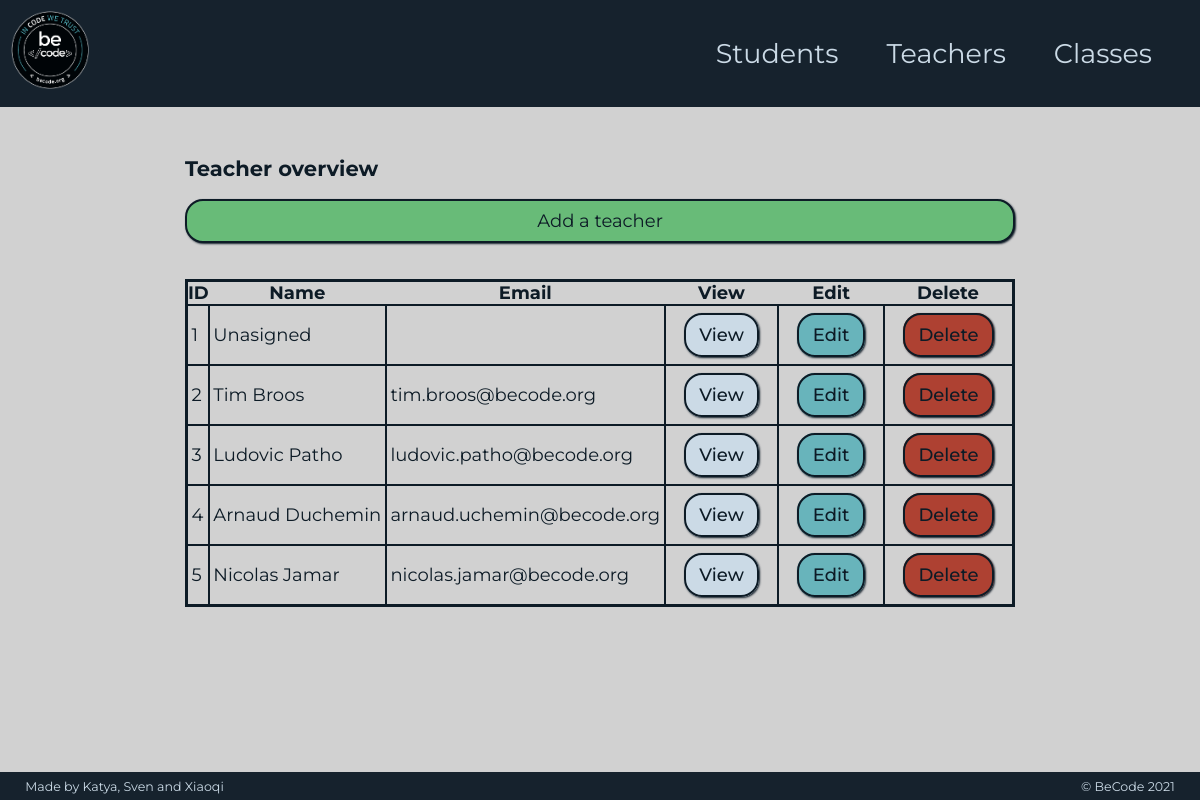
Page /index.php?page=teachers on the committed database.
### tables this page shows
CREATE TABLE Teacher (
     ID INT UNSIGNED AUTO_INCREMENT PRIMARY KEY,
     Name varchar(255) NOT NULL,
     Email varchar(255)
);

### Model/connection.php (called while the page is built, shortened)
<?php
class Connection extends PDO
{
    public function __construct(){
        $driverOptions = [
            PDO::MYSQL_ATTR_INIT_COMMAND => "SET NAMES 'utf8'",
            PDO::ATTR_ERRMODE => PDO::ERRMODE_EXCEPTION,
            PDO::ATTR_DEFAULT_FETCH_MODE => PDO::FETCH_ASSOC,
        ];
    }
}

### Model/teacherLoader.php (called while the page is built, shortened)
<?php
class TeacherLoader
{
    public static function getAllTeachers(PDO $PDO): array
    {
        $handler = $PDO->query('SELECT * FROM teacher');
        $allTeachers= $handler->fetchAll();
        $teachers = [];
        foreach ($allTeachers as $teacher){
            array_push($teachers, $teacher);
        }
        return $teachers;
    }
}

### View/teachersView.php (the view)
<?php require 'includes/header.php'?>
    <section id="teachers">
        <div id="showteachers">
            <h3>Teacher overview</h3>
            <div class="button-div">
                <a class="button-Link addBtn" href="index.php?page=addTeacher">Add a teacher</a>
            </div>
            <table>
                <tr>
                    <th>ID</th>
                    <th>Name</th>
                    <th>Email</th>
                    <th>View</th>
                    <th>Edit</th>
                    <th>Delete</th>
                </tr>
                <?php
                foreach ($teachers as $teacher){ ?>
                    <tr>
                        <td><?php echo $teacher["ID"]; ?></td>
                        <td><?php echo $teacher["Name"]; ?></td>
                        <td><?php echo $teacher["Email"]; ?></td>
                        <td class="button-cell">
                            <a class="button-Link viewBtn" href="index.php?page=viewTeacher&id=<?php echo $teacher["ID"]; ?>">View</a>
                        </td>
                        <td class="button-cell">
                            <a class="button-Link editBtn" href="index.php?page=editTeacher&id=<?php echo $teacher["ID"]; ?>">Edit</a>
                        </td>
                        <td class="button-cell">
                            <a class="button-Link deleteBtn" href="index.php?page=deleteTeacher&id=<?php echo $teacher["ID"]; ?>">Delete</a>
                        </td>
                    </tr>
                <?php } ?>
            </table>
        </div>
    </section>
<?php require 'includes/footer.php' ?>

### Style/style.css (style rules this page uses)
:root { --bg-color-dark: hsl(207,35%,13%); --bg-color-light: hsl(207, 0%, 82%); --text-color-dark: hsl(207, 50%, 10%); --text-color-light: hsl(207, 35%, 85%); --highlight1: hsl(7,55%,44%); --highlight2: hsl(185,38%,57%); --highlight3: hsl(132,38%,57%); }
* { padding: 0; margin: 0; box-sizing: border-box; }
a { color: inherit; text-decoration: none; }
body { background: var(--bg-color-light); color: var(--text-color-dark); font-family: 'Montserrat', sans-serif; font-size: 22px; }
.button-div { margin-bottom: 2em; display: flex; justify-content: center; }
.button-cell { padding: 1em; font-weight: 500; }
.button-Link { width: 100%; height: 100%; padding: 0.5em 0.75em; text-align: center; border-radius: 1em; border: 2px solid var(--text-color-dark); box-shadow: 1px 1px 2px var(--bg-color-dark); }
.viewBtn { background: var(--text-color-light); }
.editBtn { background: var(--highlight2); }
.deleteBtn { background: var(--highlight1); }
.addBtn { background: var(--highlight3); margin-top: 1em; }
table { width: 100%; border: 3px solid var(--text-color-dark); border-collapse: collapse; }
td { padding: 1em 2em 1em 0.2em; border: 2px solid var(--text-color-dark); }
@media (max-width: 1400px) { body { font-size: 20px; } }
@media (max-width: 1400px) { td { padding: 0.75em; } }
@media (max-width: 1250px) { body { font-size: 18px; } }
@media (max-width: 1250px) { td { padding: 0 0.2em; } }

### rows in the picture
teacher: ID "1", Name "Unasigned"
teacher: ID "2", Name "Tim Broos", Email "tim.broos@becode.org"
teacher: ID "3", Name "Ludovic Patho", Email "ludovic.patho@becode.org"
teacher: ID "4", Name "Arnaud Duchemin", Email "arnaud.uchemin@becode.org"
teacher: ID "5", Name "Nicolas Jamar", Email "nicolas.jamar@becode.org"
